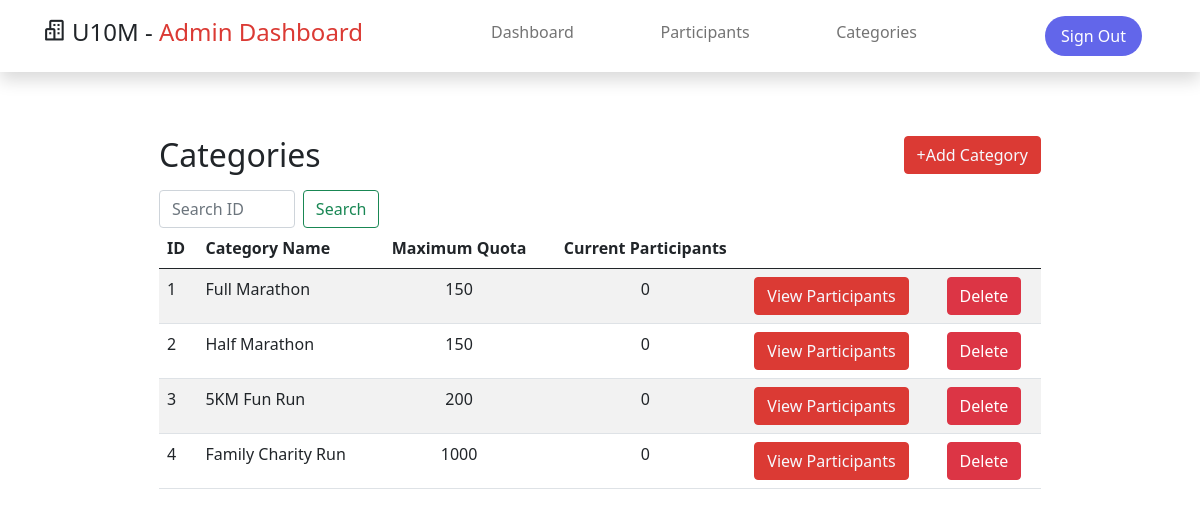
Page /admin/view-all-category.php (signed in) on the committed database.
### tables this page shows
CREATE TABLE IF NOT EXISTS `categories` (
  `id` int NOT NULL AUTO_INCREMENT,
  `category_name` varchar(50) NOT NULL,
  `distance` float NOT NULL,
  `type` varchar(50) NOT NULL,
  `fo_time` varchar(10) NOT NULL,
  `co_time` varchar(10) NOT NULL,
  `description` varchar(300) DEFAULT NULL,
  `min_age` int DEFAULT NULL,
  `price` int NOT NULL,
  `quota` int DEFAULT NULL,
  `current_participants` int NOT NULL DEFAULT '0',
  PRIMARY KEY (`id`)
);

### admin/view-all-category.php (the view, shortened to what this page needs)
<!DOCTYPE html>
<html lang="en">
<head>
    <link href="../assets/css/bootstrap.css" rel="stylesheet">
    <link href="../assets/css/boxicon.min.css" rel="stylesheet">
    <link rel="stylesheet" href="../assets/css/templatemo.css">
    <link rel="stylesheet" href="../assets/css/custom.css">
</head>
<body>
    <?php
    include("connect.php");
    include("../component/navbarAdmin.php");
    ?>
    <?php
    if (isset($_SESSION['id']) && isset($_SESSION['role']) && $_SESSION['role'] == 'ADMIN') {
        $sql = "SELECT * FROM categories";
        $result = mysqli_query($con, $sql);
        ?>
        <div class="container py-5 min-vh-100">
            <div class="container-fluid mx-auto">
                <div class="row justify-content-center">
                    <main class="col-md-9 col-lg-10 px-md-4">
                        <div class="d-flex align-items-center justify-content-between">
                            <h2 class="my-3">Categories</h2>
                            <a href="add-category.php" class="btn btn-primary">+Add Category</a>
                        </div>
                        <form class="d-flex col-3" role="search">
                            <input class="form-control me-2" type="search" placeholder="Search ID" />
                            <button class="btn btn-outline-success" type="submit">Search</button>
                        </form>
                        <div class="col-12">
                            <table class="table table-responsive table-striped ">
                                <thead>
                                    <tr>
                                        <th scope="col">ID</th>
                                        <th scope="col">Category Name</th>
                                        <th class="text-center" scope="col">Maximum Quota</th>
                                        <th class="text-center" scope="col">Current Participants</th>
                                        <th scope="col"></th>
                                        <th scope="col"></th>
                                    </tr>
                                </thead>
                                <tbody>
                                    <?php
                                    while ($row = mysqli_fetch_array($result)) {
                                        echo '
                            <tr>
                                <td>' . $row['id'] . '</td>
                                <td>' . $row['category_name'] . '</td>
                                <td class="text-center">' . $row['quota'] . '</td>
                                <td class="text-center">' . $row['current_participants'] . '</td>
                                <td><a href="view-cat-participant.php?id=' . $row['id'] . '" class="btn btn-primary" data-toggle="modal" data-target="#editModal1">View Participants</a></td>
                                <td><a href="del-cat.php?id=' . $row['id'] . '" class="btn btn-danger" style="color: white" >Delete</a></td>
                            </tr>
                            ';
                                    }
                                    ?>
                                </tbody>
                            </table>
                        </div>
                    </main>
                </div>
            </div>
        </div>
        <?php
    } else {
        include("../component/Authorization.php");
    }
    ?>
</body>
</html>

### component/navbarAdmin.php (shortened to what this page needs)
<nav id="main_nav" class="navbar navbar-expand-lg navbar-light bg-white shadow">
        <div class="container d-flex justify-content-between align-items-center">
            <a class="navbar-brand h1" href="dashboard.php">
                <i class='bx bx-buildings bx-sm text-dark'></i>
                <span class="text-dark h4">U10M - </span><span class="text-primary h4">Admin Dashboard</span>
            </a>
            <div class="align-self-center collapse navbar-collapse flex-fill  d-lg-flex justify-content-lg-between"
                id="navbar-toggler-success">
                <div class="flex-fill mx-xl-5 mb-2 ">
                    <ul class="nav navbar-nav d-flex justify-content-between mx-xl-5 text-center text-dark">
                        <li class="nav-item">
                            <a class="nav-link btn-outline-primary rounded-pill px-3" href="dashboard.php">Dashboard</a>
                        </li>
                        <li class="nav-item">
                            <a class="nav-link btn-outline-primary rounded-pill px-3" href="dashboard.php">Participants</a>
                        </li>
                        <li class="nav-item">
                            <a class="nav-link btn-outline-primary rounded-pill px-3" href="view-all-category.php">Categories</a>
                        </li>
                    </ul>
                </div>
                <div class="navbar align-self-center d-flex">
                    <?php
                    if (isset($_SESSION['id'])) {
                        echo "<a class=\"nav-link btn-outline-primary rounded-pill px-3 mx-3 register\" href='signout.php'>Sign Out</a>";
                    }
                    ?>
                </div>
            </div>
        </div>
    </nav>

### assets/css/templatemo.css (style rules this page uses)
html { font-family: 'Open Sans', sans-serif; }
p, a { font-weight: 400; }

### admin/view-all-category.php (style rules this page uses)
.navbar .register { background-color: #6266ea; color: white; }

### rows in the picture
categories: id "1", category_name "Full Marathon", quota "150", current_participants "0"
categories: id "2", category_name "Half Marathon", quota "150", current_participants "0"
categories: id "3", category_name "5KM Fun Run", quota "200", current_participants "0"
categories: id "4", category_name "Family Charity Run", quota "1000", current_participants "0"
